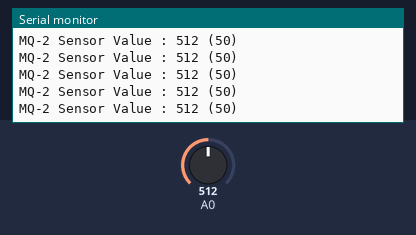
Recording of a sketch running on a simulated Arduino Uno, built with avr-gcc and run on an emulated ATmega328P. Parts: the last lines printed to the serial monitor. The inputs (shaded band) are chosen by the test bench; at power-on: A0 = 512.

Above: at 1.2 s.
1.3 s: A0 set to 610
At 1.31 s:
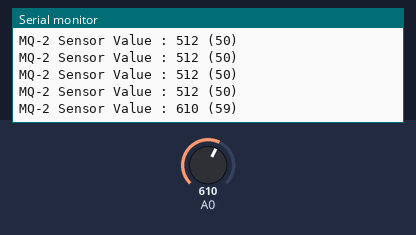
2.8 s: A0 set to 642
At 2.82 s:
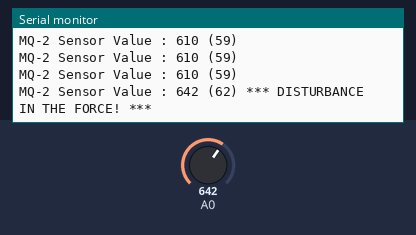
4.7 s: A0 set to 990
At 4.74 s:
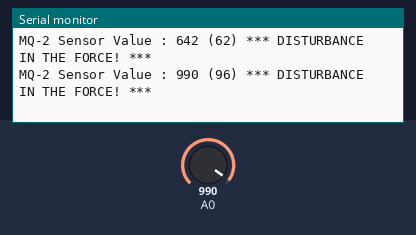
7.7 s: A0 set to 1009
At 7.77 s:
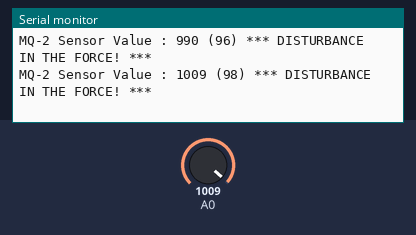
Timing chart, 0 to 10.7 s (numbered marks = the images above; inputs shaded):
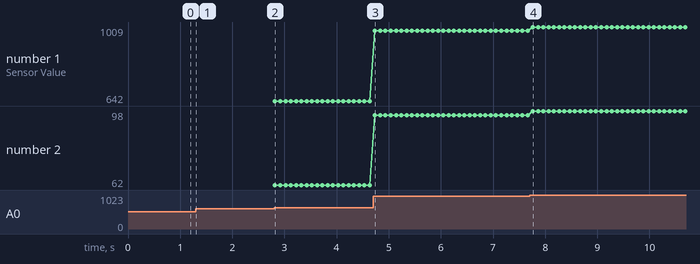

Measured:
- the behaviour switches between 624 and 625 on A0 (found by bisection; images 1 and 2)
- after the input at 1.3 s, the serial monitor: prints a new line at once (image 1)
- after the input at 2.8 s, the serial monitor: prints a new line at once (image 2)
- after the input at 4.7 s, the serial monitor: prints a new line at once (image 3)
- after the input at 7.7 s, the serial monitor: prints a new line after 0.06 s (image 4)
- plotted number 1: 642 → 990 after the input at 4.7 s, 990 → 1009 after the input at 7.7 s
- plotted number 2: 62 → 96 after the input at 4.7 s, 96 → 98 after the input at 7.7 s

The sketch:

MQ2.ino
```cpp
/*

  MQ-2 Smoke & Gas Alarm

  Current Code
  Created by Derek Erb 24/02/2013
  Modified 26/02/2013

  Requirements :  Arduino Uno & MQ-2 Sensor
                  Both A pins and left H pin connected to 5V out
                  Right H pin connected to GND
                  Both B pins, and right H pin, connected to 22k ohms resistor and A0

  0.01 Read value, map (0 to 100), display and check for too high
*/

// Sensor value read from analog pin (range from 0 to 1023)
int iSensorValue = 0;

// Mapped value from 0 to 100
byte bySensorVal = 0;

// Message string to be displayed on serial monitor
char cMsg[124];

//////////////////////////////////////////////////////
//
// SETUP
//
void setup() {
  Serial.begin(9600);
}

//////////////////////////////////////////////////////
//
// LOOP
//
void loop() {

  // Read input value on A0 and map it from 0 to 100
  iSensorValue = analogRead(A0);
  bySensorVal = map(iSensorValue, 0, 1023, 0, 100);

  // Display input value and mapped value
  sprintf(cMsg, "MQ-2 Sensor Value : %d (%d)", iSensorValue, bySensorVal);

  // Check for high value
  if (bySensorVal > 60) {
    Serial.print(cMsg);
    Serial.println(F(" *** DISTURBANCE IN THE FORCE! ***"));
  }
  else {
    Serial.println(cMsg);
  }

  // Loop 10 times per second
  delay(100);
}
```
